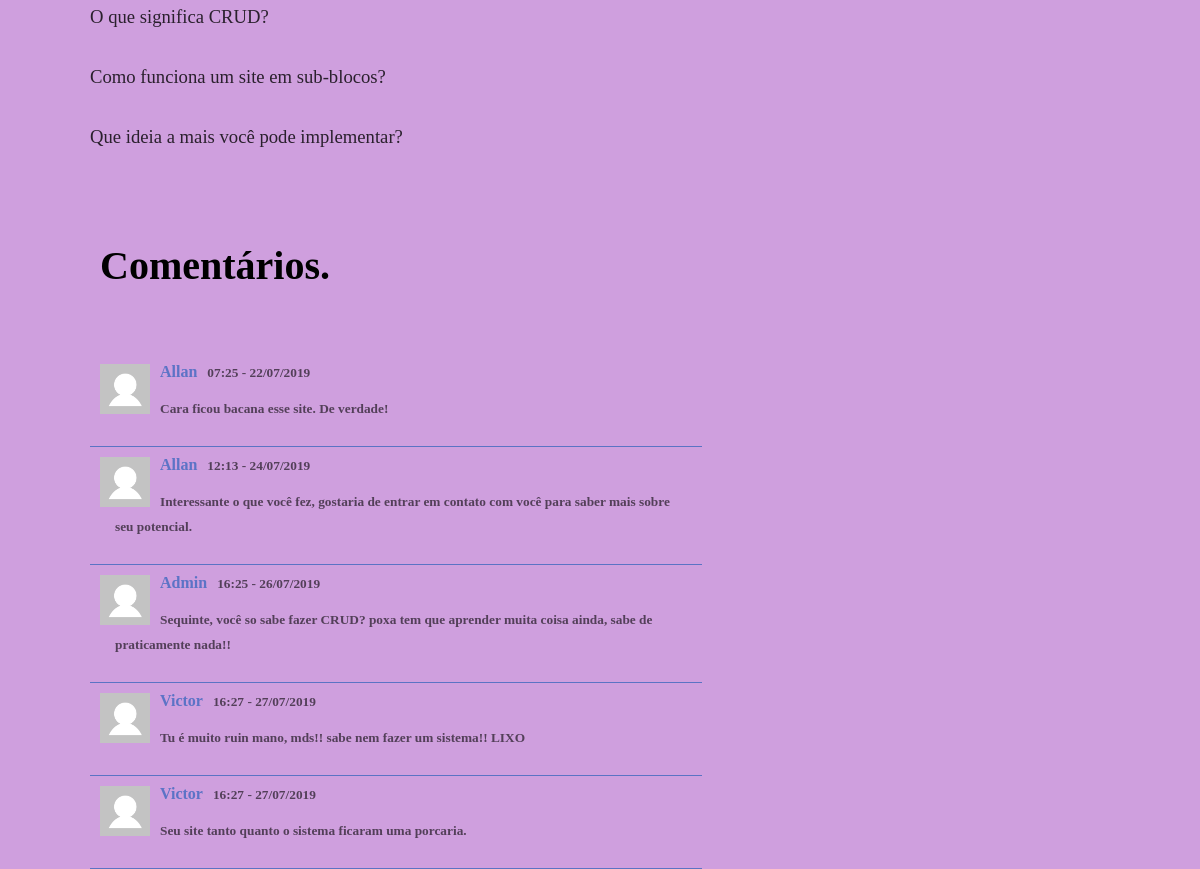
/descussao.php (lower part), run on an earlier commit of the app's database.
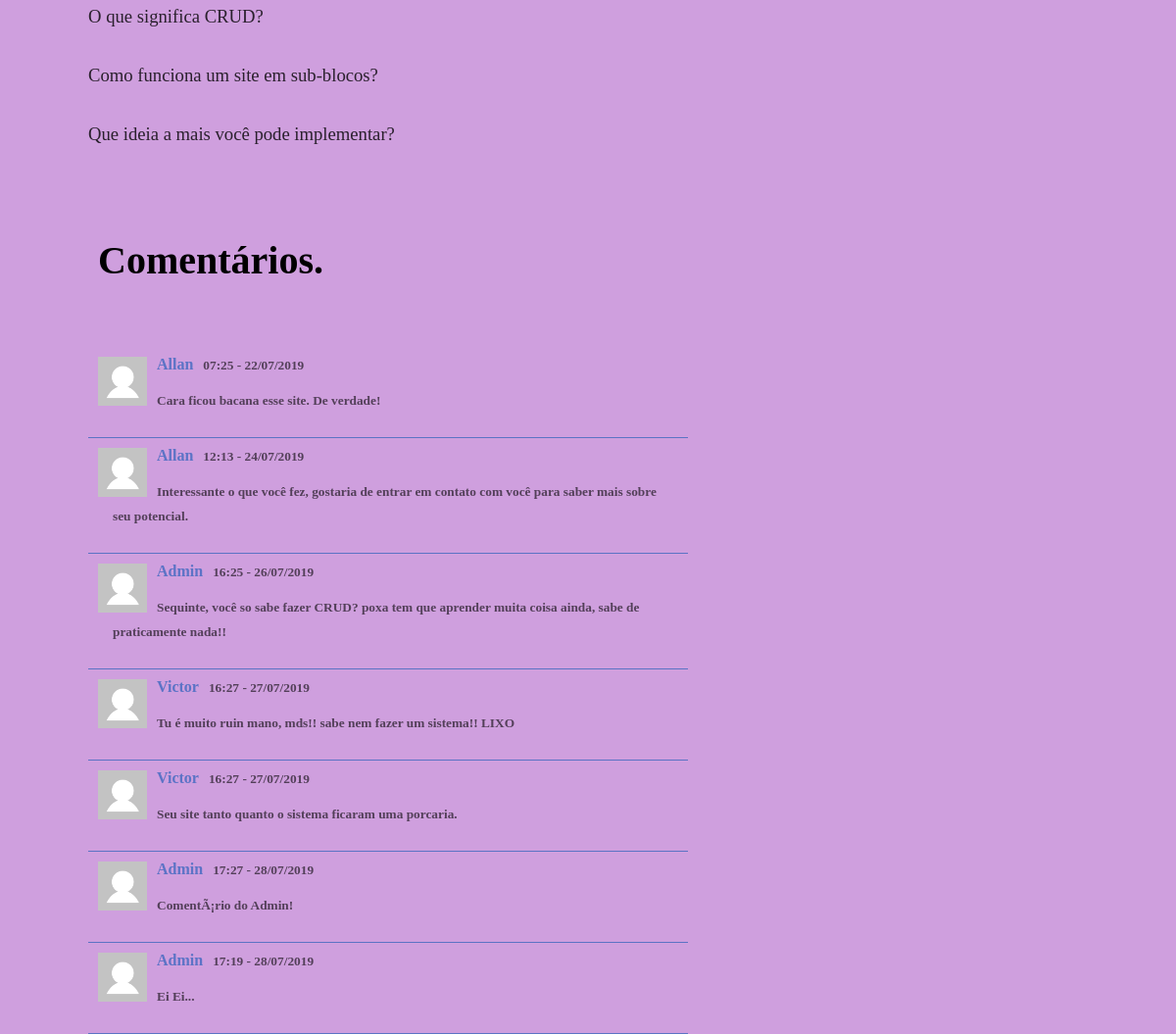
And on a later commit of the database.
### tables this page shows
CREATE TABLE `comentarios` (
  `id` int(11) NOT NULL,
  `comentario` text,
  `dia` date DEFAULT NULL,
  `horario` varchar(5) DEFAULT NULL,
  `fk_id_usuario` int(11) DEFAULT NULL
);

### class/Conexao.php (called while the page is built)
<?php
class Conexao {
	public static function pegarConexao()
	{
		$conexao = new PDO(DB_DRIVE . ':host=' . DB_HOSTNAME . ';dbname=' . DB_DATABASE, DB_USERNAME, DB_PASSWORD);
		$conexao->setAttribute(PDO::ATTR_ERRMODE, PDO::ERRMODE_EXCEPTION);
		return $conexao;
	}
}

### exibeComentarios.php (called while the page is built, shortened)
<?php
try {
	$comentarios = new Comentario();
	$dadoComentarios = $comentarios->buscarComentario();
} catch (Exception $e) {
	Erro::tratarErro($e);
}

### class/Comentario.php (called while the page is built, shortened)
<?php
class Comentario {
	private $PDO;
	function __construct() {
		try {
			$this->PDO = Conexao::pegarConexao();
		} catch(PDOException $e){
			echo "Erro com o Banco: " . $e->getMessage();
		} catch(Exception $e) {
			echo "Erro genérico: " . $e->getMessage();
		}
	}
	public function buscarComentario() {
		$sqlComentarios = "SELECT *,(SELECT nome FROM usuarios WHERE id = fk_id_usuario) as nome_usuario FROM comentarios ORDER BY dia, horario DESC";
		$stmt = $this->PDO->prepare($sqlComentarios);
		$stmt->execute();
		$comentarios = $stmt->fetchAll(PDO::FETCH_ASSOC);
		return $comentarios;
	}
}

### descussao.php (the view, shortened to what this page needs)
<?php require_once 'exibeComentarios.php' ?>
<?php require_once 'header.php' ?>
<div class="conteudo-pagina">
	<section id="conteudo1">
		<p class="texto">O que significa CRUD?</p>
		<p class="texto">Como funciona um site em sub-blocos?</p>
		<p class="texto">Que ideia a mais você pode implementar?</p>
		<?php if (isset($_SESSION['id'])) { ?>
			<h3>Conte-nos o que achou..</h3>
			<form method="POST" action="insereComentario.php">
				<img src="img/img-perfil.jpg">
				<textarea name="texto" placeholder="Deixe seu comentário que ele é sim importânte!" maxlength="400"></textarea>
				<input type="submit" value="Publicar seu comentário" id="enviar-comentario">
			</form>
		<?php } else { ?>
			<h2>Comentários. </h2>
		<?php } ?>
		<?php if (count($dadoComentarios) > 0)
		{
			foreach ($dadoComentarios as $dc)
				{ ?>
					<?php $data = new DateTime($dc['dia']);  ?>
					<div class="outros-comentarios">
						<img src="img/img-perfil.jpg">
						<h3><?= $dc['nome_usuario']; ?></h3>
						<h4><?= $dc['horario']; ?> - <?= $data->Format('d/m/Y'); ?>
						<p><?= $dc['comentario']; ?></p>
					</div>
				<?php }
			} else { ?>
				<center><h1>Ainda não existem comentários nesta postagem.</h1></center>
			<?php } ?>
		</section>
	</div>
</body>
</html>

### header.php (shortened to what this page needs)
<!DOCTYPE html>
<html>
<head lang="pt-br">
	<link rel="stylesheet" type="text/css" href="css/estilo.css">
</head>
<body>

### css/estilo.css (style rules this page uses)
* { padding: 0px; margin:0px; }
body { background-color: rgba(136, 16, 174, .4); }
h2 { font-size: 40px; padding: 65px 10px; }
div.conteudo-pagina { width: 85%; margin: auto; }
section#conteudo1 { width: 60%; box-sizing: border-box; float: left; }
img { width: 100%; }
p.texto { font-size: 14pt; color: rgba(0,0,0, .8); line-height: 40px; margin: 20px 0px; font-family: 'Microsoft YaHei Light'; }
h3 { font-family: 'Microsoft YaHei Light'; line-height: 80px; margin-bottom:10px; }
.outros-comentarios { box-sizing: border-box; border-bottom: 1px solid rgba(63, 104, 191, 0.8); clear: both; padding: 10px; display: block; }
.outros-comentarios img { width: 50px; float: left; padding-right: 10px; }
.outros-comentarios h3 { float: left; color: rgba(63, 104, 191, 0.8); font-size: 12pt; padding: 5px 10px 5px 0px; line-height: 40%; }
.outros-comentarios h4 { font-size:10pt; color: rgba(0, 0, 0, .6); line-height: 17px; }
.outros-comentarios p { line-height: 25px; padding: 15px }

What changed in the data, as far as the page shows it:
added comentarios: nome_usuario "Admin", horario "17:27", dia "28/07/2019", comentario "ComentÃ¡rio do Admin!"
added comentarios: nome_usuario "Admin", horario "17:19", dia "28/07/2019", comentario "Ei Ei..."
